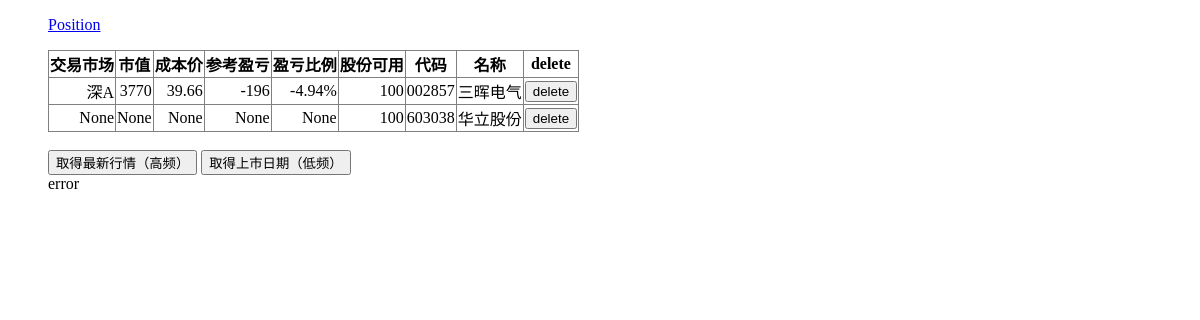
The page / on the database its author committed.
### tables this page shows
CREATE TABLE "chicang" (
mairu_dongjie DECIMAL(9,0) DEFAULT NULL,
jiaoyi_shichang varchar(10) DEFAULT NULL,
maichu_dongjie DECIMAL(9,0) DEFAULT NULL,
shijia DECIMAL(8,3) DEFAULT NULL,
shizhi DECIMAL(12,3) DEFAULT NULL,
chengbenjia DECIMAL(8,3) DEFAULT NULL,
yingkui DECIMAL(12,3) DEFAULT NULL,
tangqian_chicang DECIMAL(9,0) DEFAULT NULL,
yingkui_bili varchar(12) DEFAULT NULL,
gudong_daima varchar(20) DEFAULT NULL,
gufen_yue DECIMAL(9,0) DEFAULT NULL,
gufen_keyong DECIMAL(9,0) DEFAULT NULL,
code varchar(6) DEFAULT NULL,
name varchar(20) DEFAULT NULL,
    PRIMARY KEY (
        code
    )
);

### app.py (the view)
@app.route('/')
def hello(name=None):
    return render_template('hello.html', position=auto_trader.getAllPositionFromSqlite())

### sqlite3API.py (called while the page is built)
def get_conn(path):
    conn = sqlite3.connect(path)
    if os.path.exists(path) and os.path.isfile(path):
        return conn
    else:
        conn = None
        return sqlite3.connect(':memory:')

def get_cursor(conn):
    if conn is not None:
        return conn.cursor()
    else:
        return get_conn('').cursor()

def fetchmany(conn, sql):
    if sql is not None and sql != '':
        cu = get_cursor(conn)
        if SHOW_SQL:
            pass
        cu.execute(sql)
        r = cu.fetchall()
        if len(r) > 0:
            return r
    else:
        print('the [{}] is empty or equal None!'.format(sql))

### templates/hello.html (shortened to what this page needs)
<!doctype html>
<dd>
<p><a href="/position/" target="_blank">Position</a></p>
<dd>
<table border='1'>
<tr>
<th>交易市场</th>
<th>市值</th>
<th>成本价</th>
<th>参考盈亏</th>
<th>盈亏比例</th>
<th>股份可用</th>
<th>代码</th>
<th>名称</th>
<th>delete</th>
</tr>
{% for kk in position %}
<tr>
<td>{{kk['交易市场']}}</td>
<td>{{kk['参考市值']}}</td>
<td>{{kk['参考成本价']}}</td>
<td>{{kk['参考盈亏']}}</td>
<td>{{kk['盈亏比例(%)']}}</td>
<td>{{kk['股份可用']}}</td>
<td>{{kk['证券代码']}}</td>
<td>{{kk['证券名称']}}</td>
<td>
    <input type='button' id='btn2' value='delete' onclick="delChiyou('{{kk['证券代码']}}');">
</td>
</tr>
{% endfor %}
</table>
<br>
<dd><input type='button' value='取得最新行情（高频）' onclick='getstockinfo();' />
<input type='button' value='取得上市日期（低频）' onclick='getipoinfo();' />
<div id='stock_info_error'></div>

### templates/hello.html (style rules this page uses)
table { border:1; border-collapse:collapse; }
table tr td { text-align:right; }

### rows shown on the page
chicang: 交易市场 "深A", 参考市值 "3770", 参考成本价 "39.66", 参考盈亏 "-196", yingkui_bili "-4.94%", 股份可用 "100", 证券代码 "002857", 证券名称 "三晖电气"
chicang: 交易市场 "None", 参考市值 "None", 参考成本价 "None", 参考盈亏 "None", kk "None", 股份可用 "100", 证券代码 "603038", 证券名称 "华立股份"
